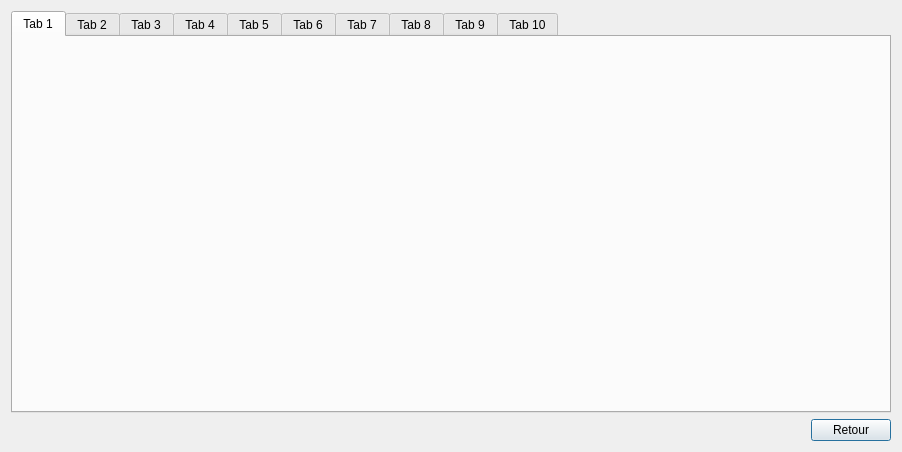
<?xml version="1.0" encoding="UTF-8"?>
<ui version="4.0">
 <class>CollectionGUI</class>
 <widget class="QDialog" name="CollectionGUI">
  <property name="geometry">
   <rect>
    <x>0</x>
    <y>0</y>
    <width>902</width>
    <height>452</height>
   </rect>
  </property>
  <property name="windowTitle">
   <string>Voir collection</string>
  </property>
  <property name="windowIcon">
   <iconset>
    <normaloff>img/wizardPokerLogo.png</normaloff>img/wizardPokerLogo.png</iconset>
  </property>
  <layout class="QVBoxLayout" name="verticalLayout">
   <item>
    <widget class="QTabWidget" name="tabWidget">
     <property name="styleSheet">
      <string notr="true"/>
     </property>
     <property name="currentIndex">
      <number>0</number>
     </property>
     <widget class="QWidget" name="first">
      <attribute name="title">
       <string>Tab 1</string>
      </attribute>
      <layout class="QVBoxLayout" name="verticalLayout_2">
       <item>
        <layout class="QHBoxLayout" name="upF"/>
       </item>
       <item>
        <layout class="QHBoxLayout" name="downF"/>
       </item>
      </layout>
     </widget>
     <widget class="QWidget" name="second">
      <attribute name="title">
       <string>Tab 2</string>
      </attribute>
      <layout class="QVBoxLayout" name="verticalLayout_3">
       <item>
        <layout class="QHBoxLayout" name="upS"/>
       </item>
       <item>
        <layout class="QHBoxLayout" name="downS"/>
       </item>
      </layout>
     </widget>
     <widget class="QWidget" name="third">
      <attribute name="title">
       <string>Tab 3</string>
      </attribute>
      <layout class="QVBoxLayout" name="verticalLayout_4">
       <item>
        <layout class="QHBoxLayout" name="upT"/>
       </item>
       <item>
        <layout class="QHBoxLayout" name="downT"/>
       </item>
      </layout>
     </widget>
     <widget class="QWidget" name="fourth">
      <attribute name="title">
       <string>Tab 4</string>
      </attribute>
      <layout class="QVBoxLayout" name="verticalLayout_5">
       <item>
        <layout class="QHBoxLayout" name="upFo"/>
       </item>
       <item>
        <layout class="QHBoxLayout" name="downFo"/>
       </item>
      </layout>
     </widget>
     <widget class="QWidget" name="tab_5">
      <attribute name="title">
       <string>Tab 5</string>
      </attribute>
      <layout class="QVBoxLayout" name="verticalLayout_6">
       <item>
        <layout class="QHBoxLayout" name="upFi"/>
       </item>
       <item>
        <layout class="QHBoxLayout" name="downFi"/>
       </item>
      </layout>
     </widget>
     <widget class="QWidget" name="tab_6">
      <attribute name="title">
       <string>Tab 6</string>
      </attribute>
      <layout class="QVBoxLayout" name="verticalLayout_7">
       <item>
        <layout class="QHBoxLayout" name="upSix"/>
       </item>
       <item>
        <layout class="QHBoxLayout" name="downSix"/>
       </item>
      </layout>
     </widget>
     <widget class="QWidget" name="tab_7">
      <attribute name="title">
       <string>Tab 7</string>
      </attribute>
      <layout class="QVBoxLayout" name="verticalLayout_8">
       <item>
        <layout class="QHBoxLayout" name="downSeven"/>
       </item>
       <item>
        <layout class="QHBoxLayout" name="upSeven"/>
       </item>
      </layout>
     </widget>
     <widget class="QWidget" name="tab_8">
      <attribute name="title">
       <string>Tab 8</string>
      </attribute>
      <layout class="QVBoxLayout" name="verticalLayout_9">
       <item>
        <layout class="QHBoxLayout" name="upE"/>
       </item>
       <item>
        <layout class="QHBoxLayout" name="downE"/>
       </item>
      </layout>
     </widget>
     <widget class="QWidget" name="tab_9">
      <attribute name="title">
       <string>Tab 9</string>
      </attribute>
      <layout class="QVBoxLayout" name="verticalLayout_10">
       <item>
        <layout class="QHBoxLayout" name="upN"/>
       </item>
       <item>
        <layout class="QHBoxLayout" name="downN"/>
       </item>
      </layout>
     </widget>
     <widget class="QWidget" name="tab_10">
      <attribute name="title">
       <string>Tab 10</string>
      </attribute>
      <layout class="QVBoxLayout" name="verticalLayout_11">
       <item>
        <layout class="QHBoxLayout" name="upTen"/>
       </item>
       <item>
        <layout class="QHBoxLayout" name="downTen"/>
       </item>
      </layout>
     </widget>
    </widget>
   </item>
   <item alignment="Qt::AlignRight">
    <widget class="QPushButton" name="Retour">
     <property name="enabled">
      <bool>true</bool>
     </property>
     <property name="maximumSize">
      <size>
       <width>100</width>
       <height>16777215</height>
      </size>
     </property>
     <property name="layoutDirection">
      <enum>Qt::LeftToRight</enum>
     </property>
     <property name="text">
      <string>Retour</string>
     </property>
     <property name="autoDefault">
      <bool>true</bool>
     </property>
    </widget>
   </item>
  </layout>
 </widget>
 <resources/>
 <connections/>
</ui>
